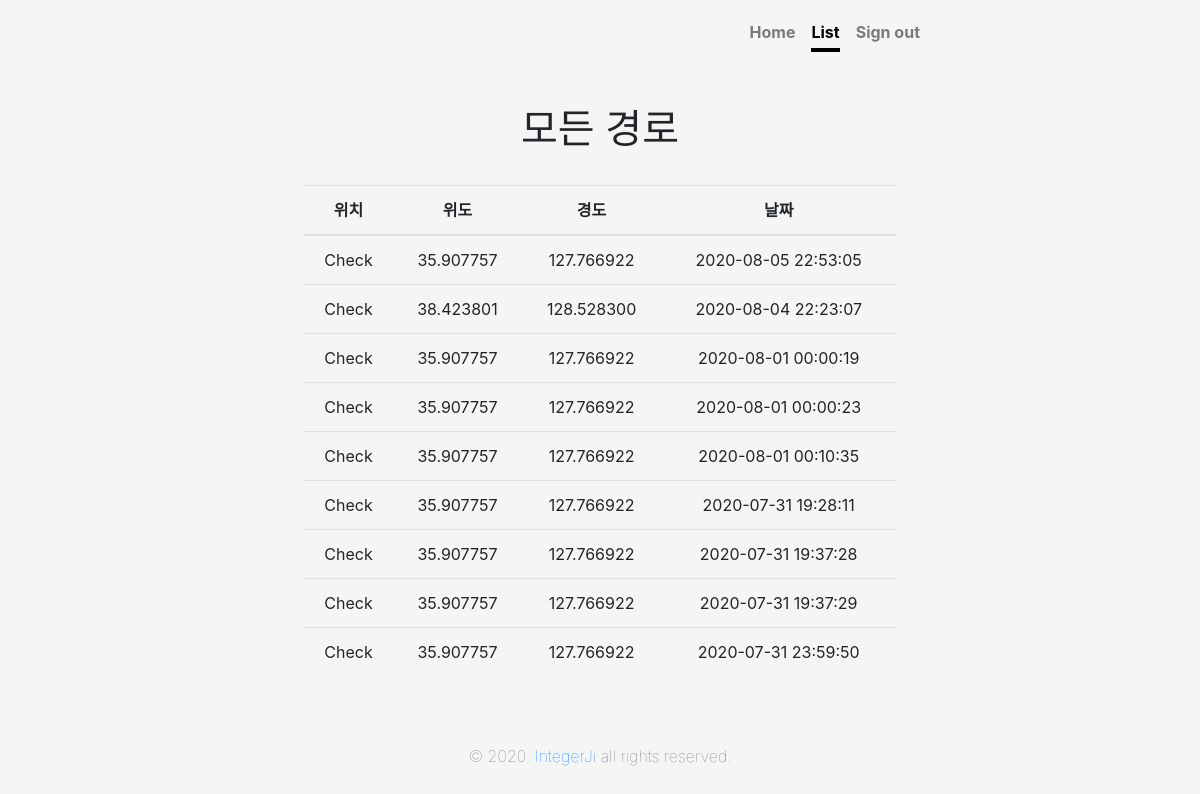
Page /app/list/ (signed in) on the earlier database version.
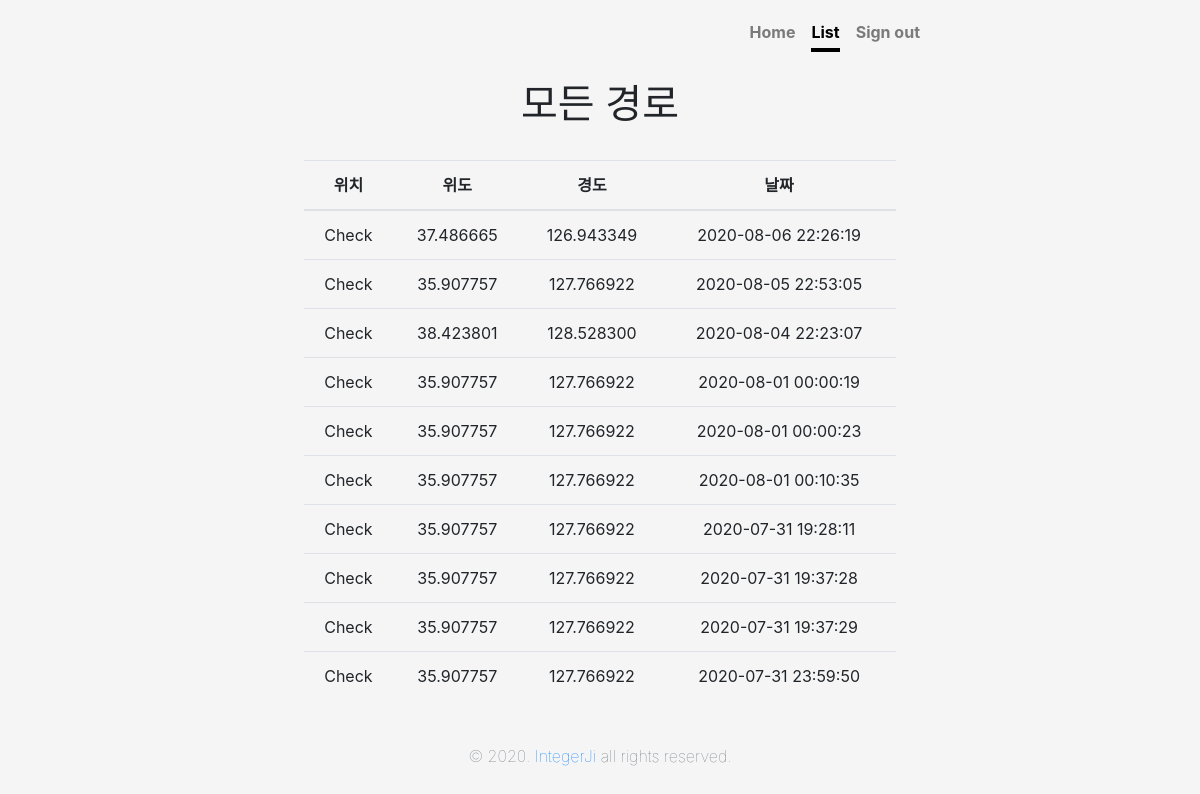
Same page on the later database version.
### app/models.py (models this page shows)
class Report(models.Model):
    objects = models.Manager()
    input_user = models.ForeignKey(User, on_delete = models.CASCADE)
    input_report = models.CharField(max_length=200, null = True, default='비어있음')
    input_date = models.CharField(max_length=20, default=0, null=True, blank=True)
    input_time = models.CharField(max_length=20, default=0, null=True, blank=True)
    input_lat = models.DecimalField(max_digits=9, decimal_places=6, null = True)
    input_lon = models.DecimalField(max_digits=9, decimal_places=6, null = True)

### app/views.py (the view)
# urls.py: path('list/', views.list, name='list'),
def list(request):
    report = Report.objects.filter(input_user=request.user).order_by('-input_date')
    return render(request, 'list.html', {'report':report })

### app/templates/list.html (shortened to what this page needs)
{% load static %}
<!doctype html>
<html lang="en">
<head>
  <link href="{% static 'css/bootstrap.css' %}" rel="stylesheet">
  <link href="{% static 'css/cover.css' %}" rel="stylesheet">
</head>
<body class="text-center">
  <div class="cover-container d-flex w-100 h-100 p-3 mx-auto flex-column">
    <header class="masthead mb-auto">
      <div class="inner">
        <nav class="nav nav-masthead justify-content-center">
          <a class="nav-link" href="{% url 'index' %}">Home</a>
          <a class="nav-link active" href="{% url 'list' %}">List</a>
          <a class="nav-link" href="{% url 'signout' %}">Sign out</a>
        </nav>
      </div>
    </header>
    <main role="main" class="inner cover">
      <h1 class="cover-heading">모든 경로</h1>
      <br>
      <table class="table">
        <thead>
          <tr>
            <th scope="col">위치</th>
            <th scope="col">위도</th>
            <th scope="col">경도</th>
            <th scope="col">날짜</th>
          </tr>
        </thead>
        <tbody>
          {% for report in report.all %}
          <tr>
            <td>{{ report.input_report }}</td>
            <td>{{ report.input_lat }}</td>
            <td>{{ report.input_lon }}</td>
            <td>{{ report.input_date }} {{ report.input_time }}</td>
          </tr>
          {% endfor %}
        </tbody>
      </table>
    </main>
    <footer class="mastfoot mt-auto">
      <div class="inner">
        <p class="text-muted font-weight-lighter">&copy; 2020. <a href="https://www.instagram.com/integer_ji/">IntegerJi</a> all rights reserved.</p>
      </div>
    </footer>
  </div>
</body>

Differences in the rows shown:
added Report: input_report "Check", input_lat "37.486665", input_lon "126.943349", input_date "2020-08-06", input_time "22:26:19"
